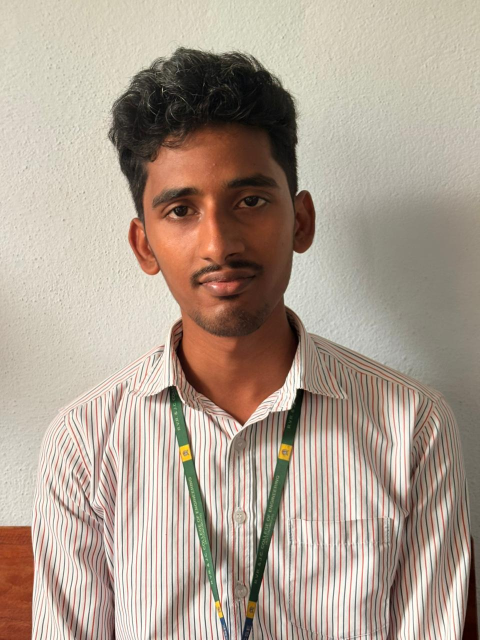
#> input picture dataset/Y23CS018/img_01.jpeg, 960 x 1280 px, found by its file name (shown at 1/2 size); its folder holds only this picture in this run
$ python create_test_scene.py
#> lines starting #> are read from the running program, lines starting #| are printed output that depends on the picture; after the words box and inside, x2 and y2 are one past the last pixel; in counts of white or black regions, pixels touching at a corner belong together
### src/utils.py
import os
from typing import Any
import cv2
import numpy as np
from PIL import Image

IMAGE_EXTENSIONS = {".jpg", ".jpeg", ".png", ".bmp", ".webp"}


def get_image_paths(folder_path: str) -> list[str]:
    """Return all valid image paths in a folder sorted alphabetically."""
    if not os.path.isdir(folder_path):
        return []
    valid_paths = []
    for entry in sorted(os.listdir(folder_path)):
        full_path = os.path.join(folder_path, entry)
        if os.path.isfile(full_path):
            _, ext = os.path.splitext(entry)
            if ext.lower() in IMAGE_EXTENSIONS:
                valid_paths.append(full_path)
    return valid_paths


# [148 lines left out: functions save_debug_crops, draw_annotations, not called in this run]

### scripts/create_test_scene.py
import os
import sys
import cv2
import numpy as np
from PIL import Image

sys.path.insert(0, os.path.abspath(os.path.join(os.path.dirname(__file__), "..")))

def create_classroom_composite():
    os.makedirs("test", exist_ok=True)

    from src.utils import get_image_paths

    student_ids = ["Y23CS018", "Y23CS021", "Y23CS026", "Y23CS030", "Y23CS042", "Y23CS066", "Y23CS072"]
    people = []

    # Add 5 enrolled students
    for sid in student_ids[:5]:
        imgs = get_image_paths(f"dataset/{sid}")
        if imgs:
            people.append((imgs[-1], sid))
#> pass 2 of the loop in create_classroom_composite, `for sid in student_ids[:5]:`:

    # Add 1 unknown person
    unknown_portrait = r"C:\Users\kodal\.gemini\antigravity-ide\brain\a80f7a23-807d-4228-841b-919424b915f0\unknown_student_face_1788796093171.jpg"
    people.insert(3, (unknown_portrait, "UNKNOWN_PERSON"))

    # 2 rows, 3 columns layout on a subtle textured classroom background
    cell_w = 400
    cell_h = 500
    cols = 3
    rows = 2
    margin_x = 40
    margin_y = 40
    gap = 30

    total_w = margin_x * 2 + cols * cell_w + (cols - 1) * gap
    total_h = margin_y * 2 + rows * cell_h + (rows - 1) * gap

    # Background
    bg = np.full((total_h, total_w, 3), 235, dtype=np.uint8)

    # Add subtle classroom backdrop gradient
    for y in range(total_h):
        shade = int(220 + 25 * (y / total_h))
        bg[y, :, :] = [shade - 10, shade - 5, shade]

    for idx, (img_path, label) in enumerate(people):
        r = idx // cols
        c = idx % cols

        x = margin_x + c * (cell_w + gap)
        y = margin_y + r * (cell_h + gap)

        if os.path.exists(img_path):
            img = Image.open(img_path).convert("RGB")
#> img is the input picture: PIL image 960x1280 RGB; mean R, G, B 174.6, 159.2, 145.3
            # Resize image to fit nicely in cell while maintaining aspect ratio
            img.thumbnail((cell_w, cell_h), Image.Resampling.LANCZOS)
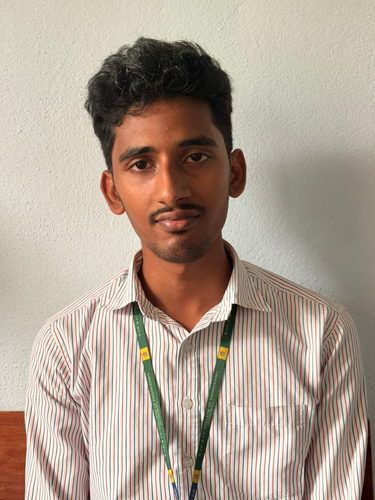
#> img: PIL image 375x500 RGB; mean R, G, B 174.5, 159.2, 145.3

            img_np = np.array(img)
            ih, iw = img_np.shape[:2]
#> ih = 500; iw = 375

            # Center within cell
            ox = x + (cell_w - iw) // 2
#> ox = 52
            oy = y + (cell_h - ih) // 2
#> oy = 40

            bg[oy:oy+ih, ox:ox+iw] = img_np
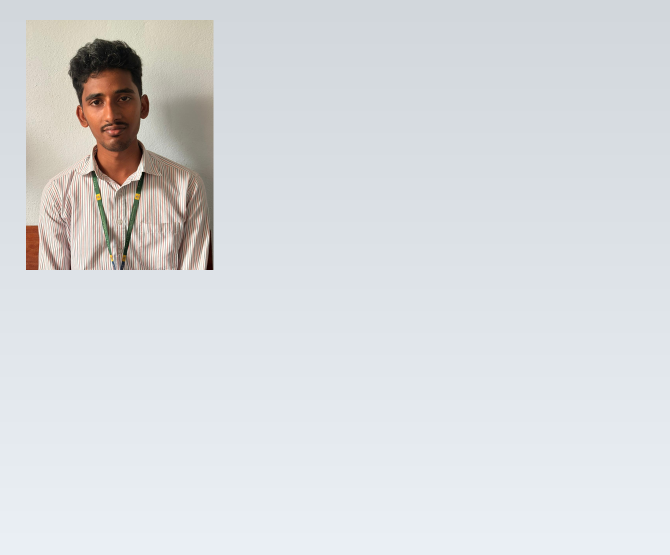
#> bg: shape (1110, 1340, 3) (shown at 1/2 size); mean R, G, B 216.8, 219.2, 221.8
#> pass 2 of the loop in create_classroom_composite, `for idx, (img_path, label) in enumerate(people):`:
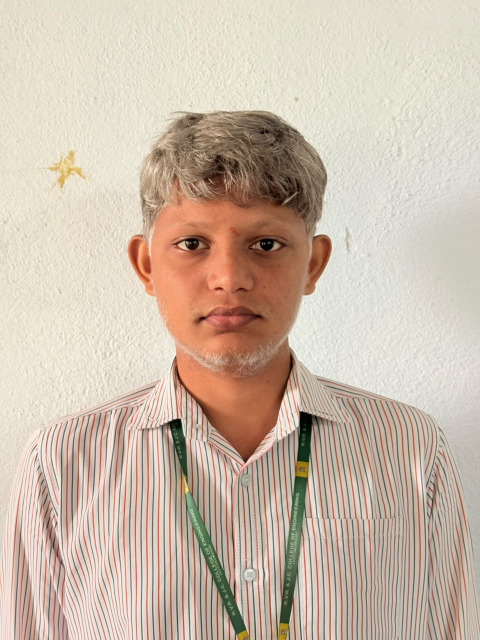
#> input picture dataset/Y23CS021/img_01.jpeg, 960 x 1280 px, found by its file name (shown at 1/2 size)
#> in create_classroom_composite, img is the input picture: PIL image 960x1280 RGB; mean R, G, B 203.9, 187.3, 171
#> in create_classroom_composite, `img.thumbnail((cell_w, cell_h), Image.Resampling.LANCZOS)`:
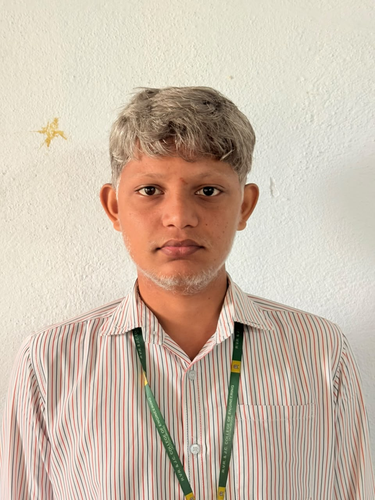
#> img: PIL image 375x500 RGB; mean R, G, B 203.9, 187.3, 171
#> in create_classroom_composite, `bg[oy:oy+ih, ox:ox+iw] = img_np`:
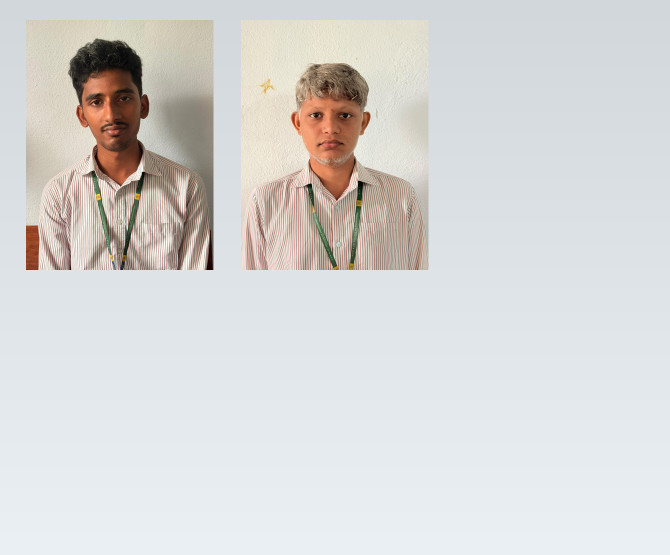
#> bg: shape (1110, 1340, 3) (shown at 1/2 size); 12.61% of pixels changed, all inside (x1, y1, x2, y2) = (482, 40, 857, 540)

    out_path = os.path.join("test", "classroom.jpg")
    Image.fromarray(bg).save(out_path, quality=95)
    print(f"Created multi-face test scene at: {out_path} ({total_w}x{total_h})")

if __name__ == "__main__":
    create_classroom_composite()
